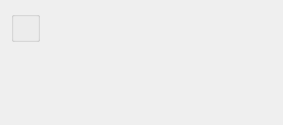
<?xml version="1.0" encoding="UTF-8"?>
<ui version="4.0">
 <comment>This file is part of the xTuple ERP: PostBooks Edition, a free and
open source Enterprise Resource Planning software suite,
Copyright (c) 1999-2018 by OpenMFG LLC, d/b/a xTuple.
It is licensed to you under the Common Public Attribution License
version 1.0, the full text of which (including xTuple-specific Exhibits)
is available at www.xtuple.com/CPAL.  By using this software, you agree
to be bound by its terms.</comment>
 <class>dspCapacityUOMsByParameter</class>
 <widget class="QWidget" name="dspCapacityUOMsByParameter">
  <property name="geometry">
   <rect>
    <x>0</x>
    <y>0</y>
    <width>283</width>
    <height>125</height>
   </rect>
  </property>
  <property name="windowTitle">
   <string>Capacity UOMs by Class Code</string>
  </property>
  <layout class="QHBoxLayout" name="horizontalLayout">
   <item>
    <layout class="QVBoxLayout" name="verticalLayout">
     <item>
      <widget class="ParameterGroup" name="_parameter">
       <property name="title">
        <string/>
       </property>
       <property name="fixedSize">
        <bool>false</bool>
       </property>
      </widget>
     </item>
     <item>
      <spacer name="Spacer89">
       <property name="orientation">
        <enum>Qt::Vertical</enum>
       </property>
       <property name="sizeType">
        <enum>QSizePolicy::Expanding</enum>
       </property>
       <property name="sizeHint" stdset="0">
        <size>
         <width>20</width>
         <height>0</height>
        </size>
       </property>
      </spacer>
     </item>
    </layout>
   </item>
   <item>
    <spacer name="horizontalSpacer">
     <property name="orientation">
      <enum>Qt::Horizontal</enum>
     </property>
     <property name="sizeHint" stdset="0">
      <size>
       <width>0</width>
       <height>20</height>
      </size>
     </property>
    </spacer>
   </item>
  </layout>
 </widget>
 <layoutdefault spacing="6" margin="11"/>
 <customwidgets>
  <customwidget>
   <class>ParameterGroup</class>
   <extends>QGroupBox</extends>
   <header>parametergroup.h</header>
   <container>1</container>
  </customwidget>
 </customwidgets>
 <resources/>
 <connections/>
</ui>
